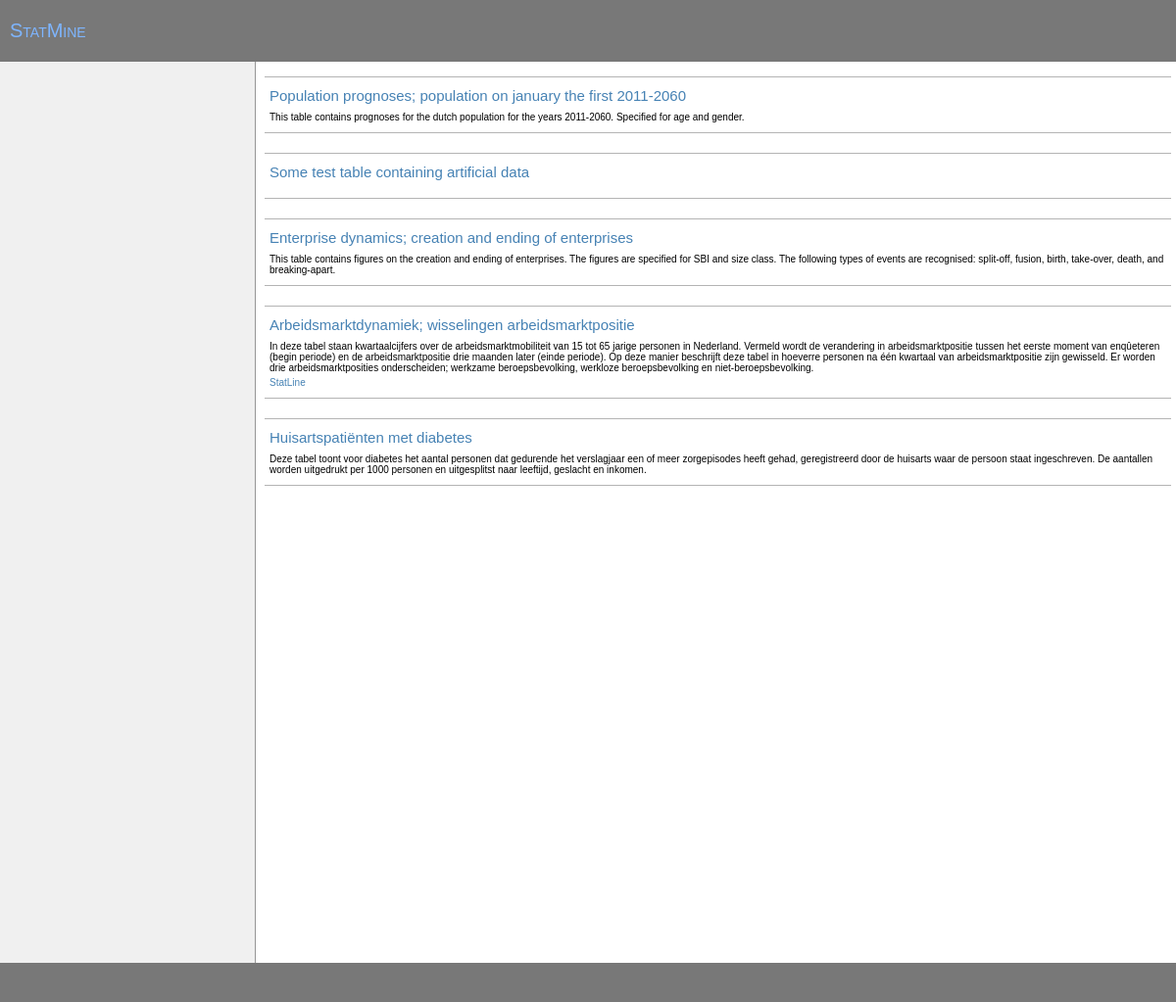
The page / on the database its author committed.
### tables this page shows
CREATE TABLE tables 
( id INTEGER,
	name TEXT,
	longname TEXT,
	description TEXT,
	url TEXT 
);

### php/meta.php (called while the page is built, shortened)
<?php
  $META = array();
  $META['exampletable'] = array(
      'longname' => 'Some test table containing artificial data',
      'description' => '',
      'variables' => array("gender", "age", "variable"),
      'idvariables' => array("gender", "age")
    );
  $META['bevolkingsprognoses'] = array(
      'longname' => 'Population prognoses; population on january the first 2011-2060',
      'description' => 'This table contains prognoses for the dutch population for the years ' .
        '2011-2060. Specified for age and gender.',
      'variables' => array("gender", "age", "year", "variable"),
      'idvariables' => array("gender", "age", "year"),
      'gender' => array(
          'longname' => 'Geslacht',
          'default' => 3,
          'defaultnot' => 3,
          'levels' => array('Man', 'Vrouw', 'Totaal')
        ),
      'age' => array(
          'longname' => 'Leeftijd',
          'default' => 21,
          'defaultnot' => 21,
          'levels' => array(
              "0-5",   "5-10",  "10-15", "15-20", "20-25", "25-30", "30-35", "35-40",
              "40-45", "45-50", "50-55", "55-60", "60-65", "65-70", "70-75", "75-80", "80-85",
              "85-90", "90-95", "95+", "Totaal")
        ),
      'year' => array(
          'longname' => 'Jaar',
          'default' => 50,
          'defaultnot' => 50,
          'levels' => array(
              "2011", "2012", "2013", "2014", "2015", "2016", "2017", "2018", "2019", "2020",
              "2021", "2022", "2023", "2024", "2025", "2026", "2027", "2028", "2029", "2030",
              "2031", "2032", "2033", "2034", "2035", "2036", "2037", "2038", "2039", "2040",
              "2041", "2042", "2043", "2044", "2045", "2046", "2047", "2048", "2049", "2050",
              "2051", "2052", "2053", "2054", "2055", "2056", "2057", "2058", "2059", "2060")
        ),
      'prognosis' => array(
          'longname' => 'Verwacht aantal personen'
        ),
      'default_graph' => array(
          'type' => 'line',
          'x' => 'year',
          'y' => 'prognosis'
        )
    );
  $META['diabetes'] = array(
      'longname' => 'Huisartspatiënten met diabetes',
      'description' => 'Deze tabel toont voor diabetes het aantal personen dat ' .
        'gedurende het verslagjaar een of meer zorgepisodes heeft gehad, geregistreerd ' .
        'door de huisarts waar de persoon staat ingeschreven. De aantallen worden ' .
        'uitgedrukt per 1000 personen en uitgesplitst naar leeftijd, geslacht en inkomen.',
      'url' => '',
      'variables' => array("jaar", "inkomensgroep", "geslacht", "leeftijd", "variable"),
      'idvariables' => array("jaar", "inkomensgroep", "geslacht", "leeftijd"),
      'jaar' => array(
          'longname' => 'Jaar',
          'default' => 8,
          'levels' => array('2002', '2003', '2004', '2005', '2006', '2007', '2008', '2009')
        ),
      'inkomensgroep' => array(
          'longname' => 'Inkomensgroep',
          'default' => 11,
          'defaultnot' => 11,
          'levels' => array('1e 10%-inkomensgroep (laag inkomen)', '2e 10%-inkomensgroep',
            '3e 10%-inkomensgroep', '4e 10%-inkomensgroep', '5e 10%-inkomensgroep',
            '6e 10%-inkomensgroep', '7e 10%-inkomensgroep', '8e 10%-inkomensgroep',
            '9e 10%-inkomensgroep', '10e 10%-inkomensgroep (hoog inkomen)', 'Totaal')
        ),
      'geslacht' => array(
          'longname' => 'Geslacht',
          'default' => 3,
          'defaultnot' => 3,
          'levels' => array('Man', 'Vrouw', 'Totaal')
        ),
      'leeftijd' => array(
          'longname' => 'Leeftijd',
          'default' => 7,
          'defaultnot' => 7,
          'levels' => array('0 tot 15 jaar', '15 tot 30 jaar', '30 tot 45 jaar',
            '45 tot 60 jaar', '60 tot 75 jaar', '75 jaar of ouder', 'Totaal')
        ),
      'aantal_patienten'=> array(
          'longname' => 'Aantal patiënten met diabetes'
        ),
      'default_graph' => array(
          'type' => 'bar',
          'y' => 'jaar',
          'size' => 'aantal_patienten'
        )
    );
?>

### index.php (the view, shortened to what this page needs)
<!DOCTYPE html>
<html>
  <head>
    <link type="text/css" href="css/ui.css" rel="stylesheet" />
    <link type="text/css" href="css/smoothness/jquery-ui-1.8.17.custom.css" rel="stylesheet" />
  </head>
  <body>
  <header>
    <h1><a href="index.php">StatMine</a></h1>
  </header>
  <article>
    <div class="menu">
    </div>
    <div class="content">
<?php
  require_once("php/meta.php");
  $pdo = new PDO("sqlite:data/test.sqlite");
  $r = $pdo->query("SELECT * FROM tables");
  while ($row = $r->fetch()) {
    $meta = $META[$row['name']];
    echo '<div class="table">';
    echo '<h2><a href="ui.php?id=' . $row['id'] . '">' .  $meta['longname'] . '</a></h2>';
    echo '<p>' . $meta['description'] . '</p>';
    if (isset($meta['url']) && $meta['url'] != '')
      echo '<p class="tableoptions"><a href="' . $meta['url'] . '">StatLine</a></p>';
    echo '</div>';
  }
?>
    </div>
  </article>
  <footer>
  </footer>
  </body>
</html>

### css/ui.css (style rules this page uses)
BODY { font-family : sans-serif; font-size: 10px; color : black; }
* { padding : 0pt; margin : 0pt; border : none 0pt; font-weight : normal; text-decoration : none; }
a { color : steelblue; font-size : inherit; }
header, footer { background : rgb(120, 120, 120); border-bottom : rgb(10, 10, 10); padding : 20px 10px; color : white; }
header h1 { font-size : 200%; color : inherit; font-variant : small-caps; }
header a { color : #7eb5ff; }
footer { clear : both; }
article { float : left; width : 100%; }
div.menu { float : left; width : 240px; padding : 10px 10px; min-height : 900px; background : rgb(240, 240, 240); border-right : rgb(150, 150, 150) solid 1px; }
div.table { margin-top : 10px; margin-bottom : 20px; border-bottom : 1px solid rgb(180, 180, 180); border-top : 1px solid rgb(180, 180, 180); padding : 10px 5px; }
div.table H2 { margin-bottom : 8px; }
div.table p.tableoptions { margin-top : 4px; }
div.content { margin-left : 265px; padding : 5px; }

### rows shown on the page
tables: name "Population prognoses; population on january the first 2011-2060", name "This table contains prognoses for the dutch population for the years 2011-2060. Specified for age and gender."
tables: name "Some test table containing artificial data"
tables: name "Enterprise dynamics; creation and ending of enterprises", name "This table contains figures on the creation and ending of enterprises. The figures are specified for SBI and size class. The following types of events are recognised: split-off, fusion, birth, take-over, death, and breaking-apart."
tables: name "Arbeidsmarktdynamiek; wisselingen arbeidsmarktpositie", name "In deze tabel staan kwartaalcijfers over de arbeidsmarktmobiliteit van 15 tot 65 jarige personen in Nederland. Vermeld wordt de verandering in arbeidsmarktpositie tussen het eerste moment van enqûeteren (begin periode) en de arbeidsmarktpositie drie maanden later (einde periode). Op deze manier beschrijft deze tabel in hoeverre personen na één kwartaal van arbeidsmarktpositie zijn gewisseld. Er worden drie arbeidsmarktposities onderscheiden; werkzame beroepsbevolking, werkloze beroepsbevolking en niet-beroepsbevolking."
tables: name "Huisartspatiënten met diabetes", name "Deze tabel toont voor diabetes het aantal personen dat gedurende het verslagjaar een of meer zorgepisodes heeft gehad, geregistreerd door de huisarts waar de persoon staat ingeschreven. De aantallen worden uitgedrukt per 1000 personen en uitgesplitst naar leeftijd, geslacht en inkomen."
